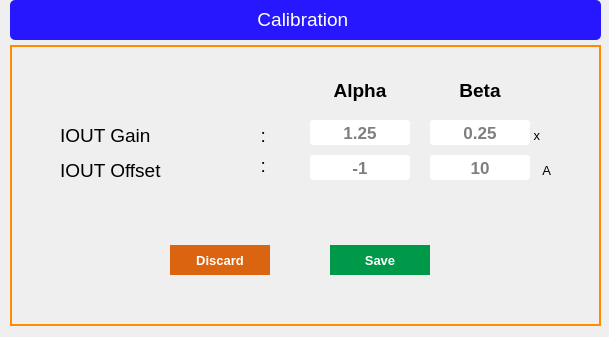
<?xml version="1.0" encoding="UTF-8"?>
<ui version="4.0">
 <class>Telemetry_calibration</class>
 <widget class="QMainWindow" name="Telemetry_calibration">
  <property name="geometry">
   <rect>
    <x>0</x>
    <y>0</y>
    <width>609</width>
    <height>337</height>
   </rect>
  </property>
  <property name="windowTitle">
   <string>Telemetry</string>
  </property>
  <widget class="QWidget" name="centralwidget">
   <widget class="QLabel" name="label_Calibration">
    <property name="geometry">
     <rect>
      <x>10</x>
      <y>0</y>
      <width>591</width>
      <height>40</height>
     </rect>
    </property>
    <property name="font">
     <font>
      <family>Arial</family>
      <pointsize>18</pointsize>
     </font>
    </property>
    <property name="styleSheet">
     <string notr="true">background-color: rgb(38, 23, 255);
color: rgb(255, 255, 255);
border-radius:5px;</string>
    </property>
    <property name="text">
     <string>&lt;html&gt;&lt;head/&gt;&lt;body&gt;&lt;p&gt;&lt;span style=&quot; font-size:14pt;&quot;&gt;Calibration &lt;/span&gt;&lt;/p&gt;&lt;/body&gt;&lt;/html&gt;</string>
    </property>
    <property name="alignment">
     <set>Qt::AlignCenter</set>
    </property>
   </widget>
   <widget class="QFrame" name="frame_phase_display">
    <property name="geometry">
     <rect>
      <x>10</x>
      <y>45</y>
      <width>591</width>
      <height>281</height>
     </rect>
    </property>
    <property name="font">
     <font>
      <weight>50</weight>
      <bold>false</bold>
     </font>
    </property>
    <property name="styleSheet">
     <string notr="true">
border: 2px solid darkorange;
border-radius:0px;
</string>
    </property>
    <property name="frameShape">
     <enum>QFrame::StyledPanel</enum>
    </property>
    <property name="frameShadow">
     <enum>QFrame::Raised</enum>
    </property>
    <widget class="QPushButton" name="pushButton_Discard">
     <property name="geometry">
      <rect>
       <x>160</x>
       <y>200</y>
       <width>100</width>
       <height>30</height>
      </rect>
     </property>
     <property name="font">
      <font>
       <pointsize>10</pointsize>
       <weight>75</weight>
       <bold>true</bold>
      </font>
     </property>
     <property name="focusPolicy">
      <enum>Qt::ClickFocus</enum>
     </property>
     <property name="styleSheet">
      <string notr="true">QPushButton{background-color: rgb(219, 100, 17);
color: rgb(255, 255, 255);
border:none;
}
QPushButton::hover{
border:2px solid red;
background-color: orange;
}
</string>
     </property>
     <property name="text">
      <string>Discard</string>
     </property>
    </widget>
    <widget class="QPushButton" name="pushButton_Save">
     <property name="geometry">
      <rect>
       <x>320</x>
       <y>200</y>
       <width>100</width>
       <height>30</height>
      </rect>
     </property>
     <property name="font">
      <font>
       <pointsize>10</pointsize>
       <weight>75</weight>
       <bold>true</bold>
      </font>
     </property>
     <property name="focusPolicy">
      <enum>Qt::ClickFocus</enum>
     </property>
     <property name="styleSheet">
      <string notr="true">QPushButton{background-color: rgb(0, 153, 74);
color: rgb(255, 255, 255);
border:none;
}
QPushButton::hover{
border:2px solid green;
background-color:lightgreen;
}
</string>
     </property>
     <property name="text">
      <string>Save</string>
     </property>
    </widget>
    <widget class="QLineEdit" name="lineEdit_iout_offset_railB">
     <property name="geometry">
      <rect>
       <x>420</x>
       <y>110</y>
       <width>100</width>
       <height>25</height>
      </rect>
     </property>
     <property name="font">
      <font>
       <pointsize>13</pointsize>
       <weight>75</weight>
       <bold>true</bold>
      </font>
     </property>
     <property name="styleSheet">
      <string notr="true">QLineEdit{
	background-color: rgb(255, 255, 255);
	color: rgb(0, 0, 0);
border:1px solid white;
border-radius:3px;
}

QLineEdit::hover{
border:2px solid  rgb(173, 77, 12);
}

QLineEdit::focus{
border:2px solid red;
	background-color: rgb(255, 173, 101);
}</string>
     </property>
     <property name="alignment">
      <set>Qt::AlignCenter</set>
     </property>
     <property name="placeholderText">
      <string>10</string>
     </property>
    </widget>
    <widget class="QLabel" name="label_RailA_54">
     <property name="geometry">
      <rect>
       <x>240</x>
       <y>75</y>
       <width>16</width>
       <height>30</height>
      </rect>
     </property>
     <property name="font">
      <font>
       <family>Arial</family>
       <pointsize>14</pointsize>
      </font>
     </property>
     <property name="styleSheet">
      <string notr="true">border: none;
color: rgb(0, 0, 0);</string>
     </property>
     <property name="frameShape">
      <enum>QFrame::NoFrame</enum>
     </property>
     <property name="text">
      <string>  :</string>
     </property>
     <property name="alignment">
      <set>Qt::AlignRight|Qt::AlignTrailing|Qt::AlignVCenter</set>
     </property>
    </widget>
    <widget class="QLabel" name="label_RailA_6">
     <property name="geometry">
      <rect>
       <x>50</x>
       <y>75</y>
       <width>141</width>
       <height>30</height>
      </rect>
     </property>
     <property name="font">
      <font>
       <family>Arial</family>
       <pointsize>14</pointsize>
      </font>
     </property>
     <property name="styleSheet">
      <string notr="true">border: none;
color: rgb(0, 0, 0);</string>
     </property>
     <property name="frameShape">
      <enum>QFrame::NoFrame</enum>
     </property>
     <property name="text">
      <string>IOUT Gain</string>
     </property>
     <property name="alignment">
      <set>Qt::AlignLeading|Qt::AlignLeft|Qt::AlignVCenter</set>
     </property>
    </widget>
    <widget class="QLabel" name="label_RailA_38">
     <property name="geometry">
      <rect>
       <x>510</x>
       <y>80</y>
       <width>20</width>
       <height>21</height>
      </rect>
     </property>
     <property name="font">
      <font>
       <family>Arial</family>
       <pointsize>10</pointsize>
      </font>
     </property>
     <property name="styleSheet">
      <string notr="true">border: none;
color: rgb(0, 0, 0);</string>
     </property>
     <property name="frameShape">
      <enum>QFrame::NoFrame</enum>
     </property>
     <property name="text">
      <string>x</string>
     </property>
     <property name="alignment">
      <set>Qt::AlignRight|Qt::AlignTrailing|Qt::AlignVCenter</set>
     </property>
    </widget>
    <widget class="QLineEdit" name="lineEdit_iout_gain_railA">
     <property name="geometry">
      <rect>
       <x>300</x>
       <y>75</y>
       <width>100</width>
       <height>25</height>
      </rect>
     </property>
     <property name="font">
      <font>
       <pointsize>13</pointsize>
       <weight>75</weight>
       <bold>true</bold>
      </font>
     </property>
     <property name="styleSheet">
      <string notr="true">QLineEdit{
	background-color: rgb(255, 255, 255);
	color: rgb(0, 0, 0);
border:1px solid white;
border-radius:3px;
}

QLineEdit::hover{
border:2px solid  rgb(173, 77, 12);
}

QLineEdit::focus{
border:2px solid red;
	background-color: rgb(255, 173, 101);
}</string>
     </property>
     <property name="alignment">
      <set>Qt::AlignCenter</set>
     </property>
     <property name="placeholderText">
      <string>1.25</string>
     </property>
    </widget>
    <widget class="QLabel" name="label_RailA_39">
     <property name="geometry">
      <rect>
       <x>520</x>
       <y>115</y>
       <width>21</width>
       <height>21</height>
      </rect>
     </property>
     <property name="font">
      <font>
       <family>Arial</family>
       <pointsize>10</pointsize>
      </font>
     </property>
     <property name="styleSheet">
      <string notr="true">border: none;
color: rgb(0, 0, 0);</string>
     </property>
     <property name="frameShape">
      <enum>QFrame::NoFrame</enum>
     </property>
     <property name="text">
      <string>A</string>
     </property>
     <property name="alignment">
      <set>Qt::AlignRight|Qt::AlignTrailing|Qt::AlignVCenter</set>
     </property>
    </widget>
    <widget class="QLineEdit" name="lineEdit_iout_offset_railA">
     <property name="geometry">
      <rect>
       <x>300</x>
       <y>110</y>
       <width>100</width>
       <height>25</height>
      </rect>
     </property>
     <property name="font">
      <font>
       <pointsize>13</pointsize>
       <weight>75</weight>
       <bold>true</bold>
      </font>
     </property>
     <property name="styleSheet">
      <string notr="true">QLineEdit{
	background-color: rgb(255, 255, 255);
	color: rgb(0, 0, 0);
border:1px solid white;
border-radius:3px;
}

QLineEdit::hover{
border:2px solid  rgb(173, 77, 12);
}

QLineEdit::focus{
border:2px solid red;
	background-color: rgb(255, 173, 101);
}</string>
     </property>
     <property name="alignment">
      <set>Qt::AlignCenter</set>
     </property>
     <property name="placeholderText">
      <string>-1</string>
     </property>
    </widget>
    <widget class="QLineEdit" name="lineEdit_iout_gain_railB">
     <property name="geometry">
      <rect>
       <x>420</x>
       <y>75</y>
       <width>100</width>
       <height>25</height>
      </rect>
     </property>
     <property name="font">
      <font>
       <pointsize>13</pointsize>
       <weight>75</weight>
       <bold>true</bold>
      </font>
     </property>
     <property name="styleSheet">
      <string notr="true">QLineEdit{
	background-color: rgb(255, 255, 255);
	color: rgb(0, 0, 0);
border:1px solid white;
border-radius:3px;
}

QLineEdit::hover{
border:2px solid  rgb(173, 77, 12);
}

QLineEdit::focus{
border:2px solid red;
	background-color: rgb(255, 173, 101);
}</string>
     </property>
     <property name="alignment">
      <set>Qt::AlignCenter</set>
     </property>
     <property name="placeholderText">
      <string>0.25</string>
     </property>
    </widget>
    <widget class="QLabel" name="label_RailA_53">
     <property name="geometry">
      <rect>
       <x>240</x>
       <y>105</y>
       <width>16</width>
       <height>30</height>
      </rect>
     </property>
     <property name="font">
      <font>
       <family>Arial</family>
       <pointsize>14</pointsize>
      </font>
     </property>
     <property name="styleSheet">
      <string notr="true">border: none;
color: rgb(0, 0, 0);</string>
     </property>
     <property name="frameShape">
      <enum>QFrame::NoFrame</enum>
     </property>
     <property name="text">
      <string>  :</string>
     </property>
     <property name="alignment">
      <set>Qt::AlignRight|Qt::AlignTrailing|Qt::AlignVCenter</set>
     </property>
    </widget>
    <widget class="QLabel" name="label_RailA_4">
     <property name="geometry">
      <rect>
       <x>50</x>
       <y>110</y>
       <width>131</width>
       <height>30</height>
      </rect>
     </property>
     <property name="font">
      <font>
       <family>Arial</family>
       <pointsize>14</pointsize>
      </font>
     </property>
     <property name="styleSheet">
      <string notr="true">border: none;
color: rgb(0, 0, 0);</string>
     </property>
     <property name="frameShape">
      <enum>QFrame::NoFrame</enum>
     </property>
     <property name="text">
      <string>IOUT Offset</string>
     </property>
     <property name="alignment">
      <set>Qt::AlignLeading|Qt::AlignLeft|Qt::AlignVCenter</set>
     </property>
    </widget>
    <widget class="QLabel" name="label_display_RailB">
     <property name="geometry">
      <rect>
       <x>420</x>
       <y>30</y>
       <width>100</width>
       <height>30</height>
      </rect>
     </property>
     <property name="font">
      <font>
       <family>Arial</family>
       <pointsize>14</pointsize>
       <weight>75</weight>
       <bold>true</bold>
      </font>
     </property>
     <property name="styleSheet">
      <string notr="true">border: none;</string>
     </property>
     <property name="frameShape">
      <enum>QFrame::NoFrame</enum>
     </property>
     <property name="text">
      <string>Beta</string>
     </property>
     <property name="alignment">
      <set>Qt::AlignCenter</set>
     </property>
    </widget>
    <widget class="QLabel" name="label_display_RailA">
     <property name="geometry">
      <rect>
       <x>300</x>
       <y>30</y>
       <width>100</width>
       <height>30</height>
      </rect>
     </property>
     <property name="font">
      <font>
       <family>Arial</family>
       <pointsize>14</pointsize>
       <weight>75</weight>
       <bold>true</bold>
      </font>
     </property>
     <property name="styleSheet">
      <string notr="true">border: none;</string>
     </property>
     <property name="frameShape">
      <enum>QFrame::NoFrame</enum>
     </property>
     <property name="text">
      <string>Alpha</string>
     </property>
     <property name="alignment">
      <set>Qt::AlignCenter</set>
     </property>
    </widget>
   </widget>
  </widget>
 </widget>
 <resources>
  <include location="start_up_image.qrc"/>
 </resources>
 <connections/>
</ui>
